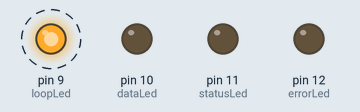
Recording of a sketch running on a simulated Arduino Uno, built with avr-gcc and run on an emulated ATmega328P. Parts: output pins drawn as LEDs (lit = HIGH). Dashed ring = blinking. What the sketch prints to the serial monitor is not drawn.

Above: at 0.3 s.
Timing chart, 0 to 3.3 s (numbered marks = the images above):
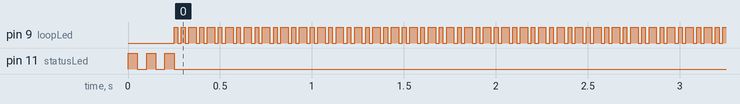

Measured:
- by itself, pin 9 (loopLed): alternates HIGH for 0.02 s and LOW for 0.02 s

The sketch:

Series1_Rx_2.ino
```cpp
// (licence header left out)
#include <XBee.h>

/*
This example is for Series 1 XBee (802.15.4)
Receives either a RX16 or RX64 packet and sets a PWM value based on packet data.
Error led is flashed if an unexpected packet is received
*/

XBee xbee = XBee();
XBeeResponse response = XBeeResponse();
// create reusable response objects for responses we expect to handle
Rx16Response rx16 = Rx16Response();
Rx64Response rx64 = Rx64Response();

int statusLed = 11;
int errorLed = 12;
int dataLed = 10;
int loopLed = 9;

uint8_t option = 0;
uint8_t data = 0;

void flashLed(int pin, int times, int wait) {

    for (int i = 0; i < times; i++) {
      digitalWrite(pin, HIGH);
      delay(wait);
      digitalWrite(pin, LOW);

      if (i + 1 < times) {
        delay(wait);
      }
    }
}

void setup() {
  pinMode(statusLed, OUTPUT);
  pinMode(errorLed, OUTPUT);
  pinMode(dataLed,  OUTPUT);
  pinMode(loopLed,  OUTPUT);
  digitalWrite(loopLed, LOW);
  // start serial
  Serial.begin(9600);
  xbee.setSerial(Serial);
  Serial.println("Arduino UNO R3 Starting Up...");
  flashLed(statusLed, 3, 50);
}

// continuously reads packets, looking for RX16 or RX64
void loop() {

    xbee.readPacket();

    if (xbee.getResponse().isAvailable()) {
      // got something
      flashLed(statusLed, 1, 10);
      if (xbee.getResponse().getApiId() == RX_16_RESPONSE || xbee.getResponse().getApiId() == RX_64_RESPONSE) {
        // got a rx packet

        if (xbee.getResponse().getApiId() == RX_16_RESPONSE) {
                xbee.getResponse().getRx16Response(rx16);
        	option = rx16.getOption();
        	data = rx16.getData(0);

        } else {
                xbee.getResponse().getRx64Response(rx64);
        	option = rx64.getOption();
        	data = rx64.getData(0);

        }

        // TODO check option, rssi bytes
        flashLed(statusLed, 1, 10);

        // set dataLed PWM to value of the first byte in the data
        analogWrite(dataLed, data);
      } else {
      	// not something we were expecting
        flashLed(errorLed, 1, 25);
      }
    } else if (xbee.getResponse().isError()) {
      //nss.print("Error reading packet.  Error code: ");
      //nss.println(xbee.getResponse().getErrorCode());
      // or flash error led
      flashLed(errorLed, 1, 25);
    } else {
     flashLed(loopLed, 3, 20);
    }
}
```
